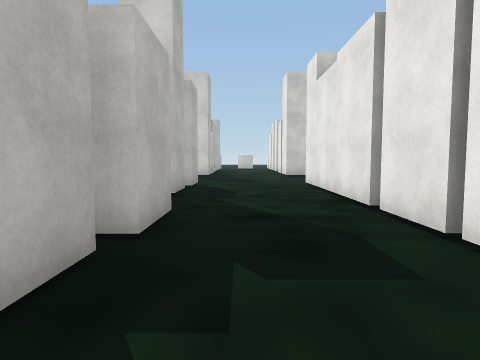
view 1 (above)

23 first-person views from a walk through a Unity game level. The camera is 1.5 m above the floor, tilts 4° down and sees 75° across. The floor is counted in squares, 2 m on a side. Each view is taken from the middle of a square. On the plan, view 1 faces up. The plan holds only what a view shows up to about 10 squares ahead; the rest is blank. The place goes on beyond the plan. Some surface patterns are stand-ins.

view 2
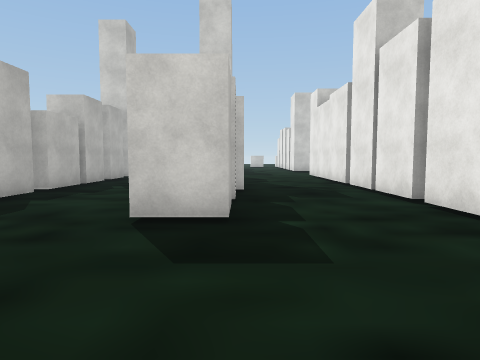

view 3
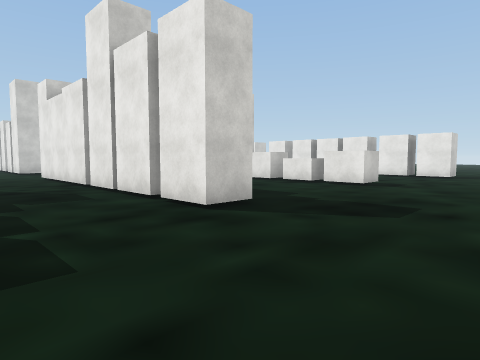

view 4
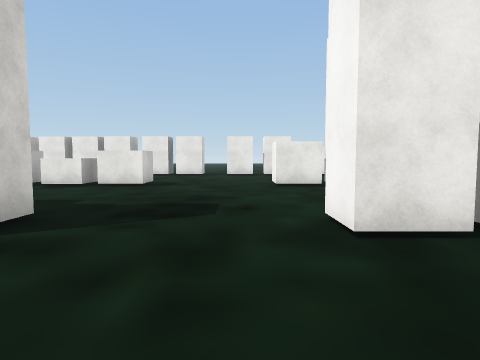

view 5
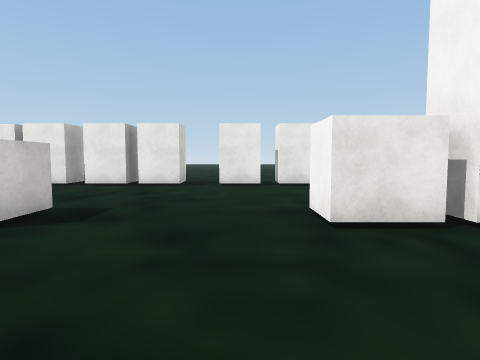

view 6
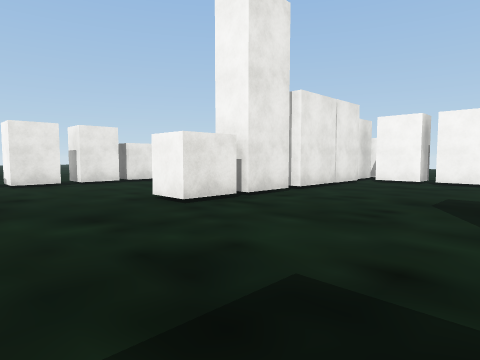

view 7
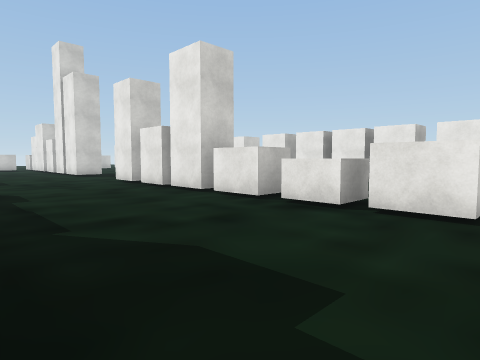

view 8
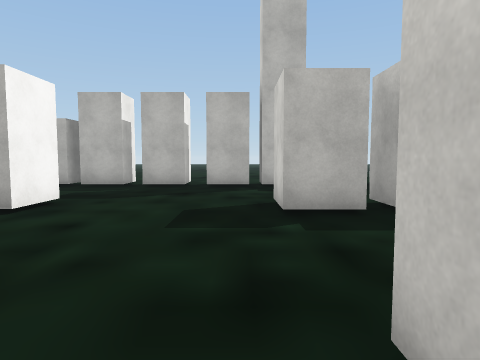

view 9
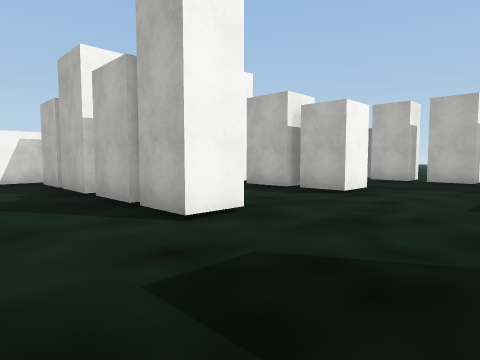

view 10
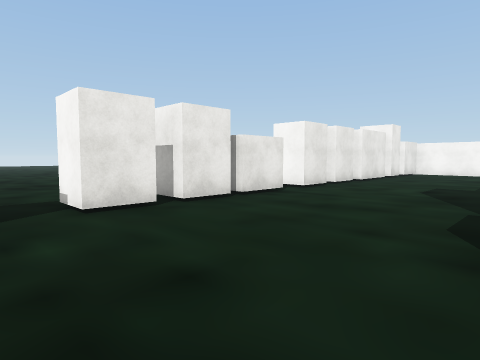

view 11
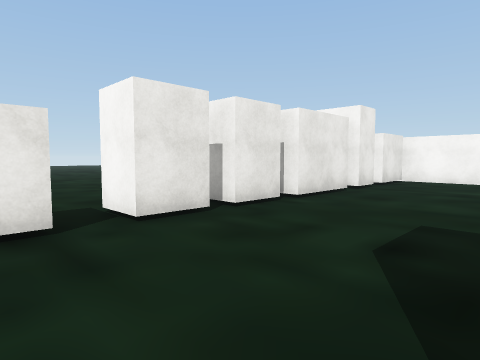

view 12
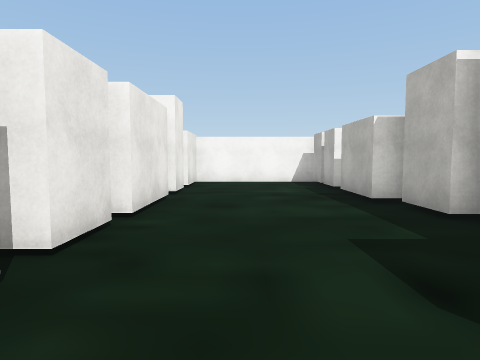

view 13
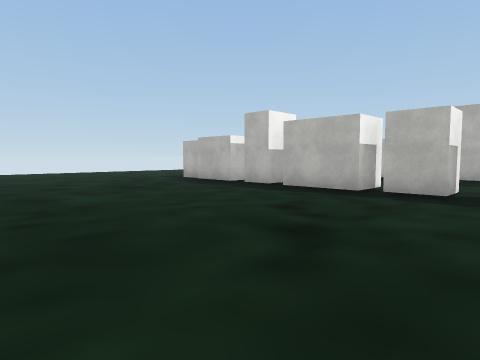

view 14
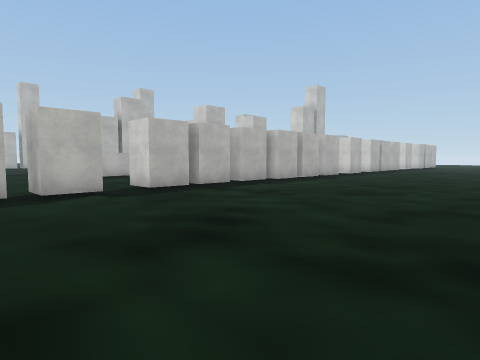

view 15
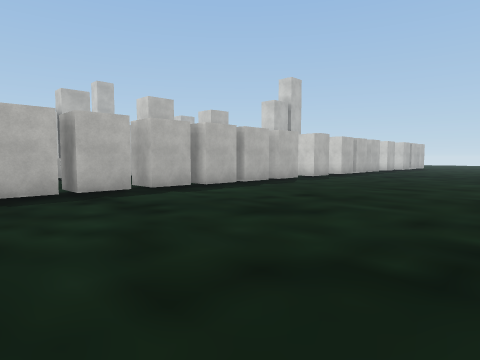

view 16
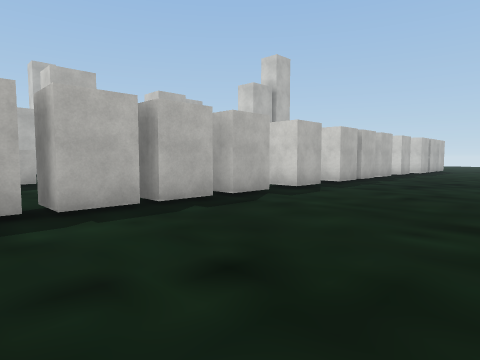

view 17
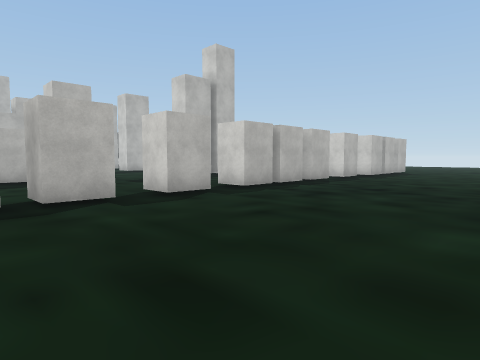

view 18
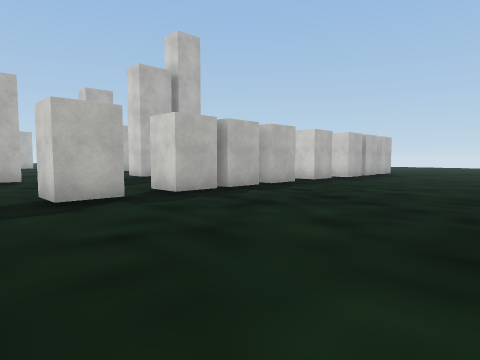

view 19
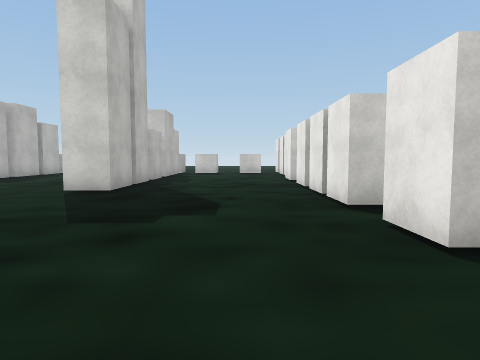

view 20
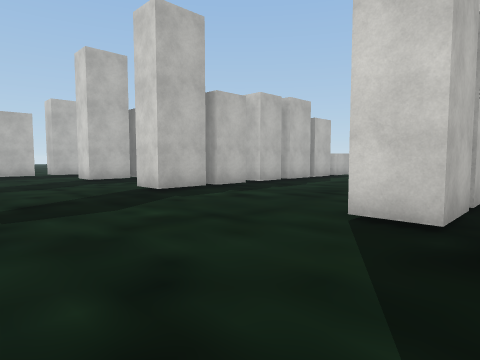

view 21
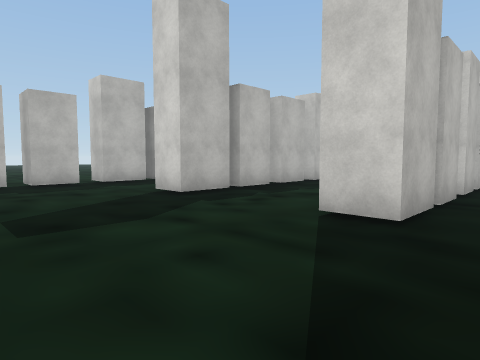

view 22
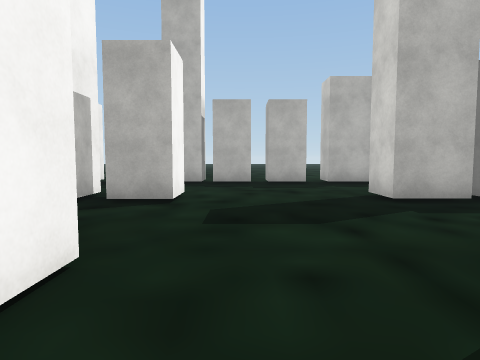

view 23
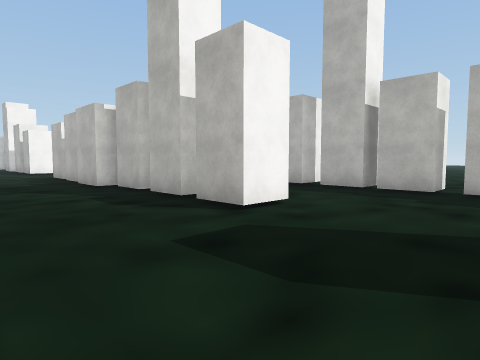

### Floor plan
Points are (right, up) in squares from view 1. A wall is a line through its corners. A room is listed if a view was taken in it or the views show most of it. See-through windows are left out.
Room 1 (views 1, 2, 3, 4, 5, 6, 7, 8, 9, 10, 11, 12, 13, 14, 15, 16, 17, 18, 19, 20, 21, 22, 23)
walls: (7.3, 4.4) (7.3, 5.5); (2.9, -0.4) (1.9, -0.4) (1.9, 0.9); (7.3, 7.8) (7.3, 8.9); (1.9, 1.1) (1.9, 4.2); (1.9, 4.4) (1.9, 8.9) (2.6, 8.9); (8.3, 9) (8.3, 8.4); (7.3, -6.9) (7.3, -5.5) (8.2, -5.5); (12.4, -6.9) (12.4, -5.5) (12.9, -5.5); (1.9, -5.2) (1.9, -4.1) (2.9, -4.1) (2.9, -5.2); (2.1, -5.5) (2.9, -5.5) (2.9, -6.9); (2.9, -7.4) (2.9, -8.9); (8.3, -9.5) (8.3, -10.1); (7.3, -9.6) (7.3, -7.2); (-1.3, 5.6) (-1.3, 4.1) (-0.9, 4.1) (-0.9, 2.8) (-1.4, 2.8); (2.9, -9.1) (2.9, -10.5); (-1.8, -5.5) (-1.1, -5.5) (-1.1, -6.9); (-2.4, 7.2) (-1.3, 7.2) (-1.3, 6); (8.3, 14) (8.3, 12.6) (7.2, 12.6); (8.8, -12.3) (8.8, -14); (2.6, -11.1) (3.8, -11.1); (-2.4, 8.9) (-1.3, 8.9) (-1.3, 7.8); (-5.2, 0) (-5.2, -0.4); (-5.2, 2.4) (-5.2, 1.4); (12.4, -12.9) (12.4, -10.9) (13.6, -10.9) (13.6, -12.9); (-5.2, -0.8) (-5.2, -1.9); (2.9, 14) (2.9, 12.6) (1.8, 12.6); (8.3, 15.4) (8.3, 14.2); (-5.2, 4.2) (-5.2, 2.8); (-5.2, -2.4) (-5.2, -3.6); (-5.2, 5.6) (-5.2, 4.4); (8.8, -14.5) (8.8, -15.4); (2.9, 15.4) (2.9, 14.3) (2.4, 14.3); (-6.2, -4.1) (-5.2, -4.1) (-5.2, -5.2); (-5.9, -5.5) (-5.1, -5.5); (-6.2, 7.2) (-5.2, 7.2) (-5.2, 6.8); (-1.3, 14) (-1.3, 12.6) (-2.4, 12.6); (8.8, -15.6) (8.8, -16.5); (2.9, 16.5) (2.9, 16) (2.2, 16); (-6.1, 8.9) (-5.2, 8.9) (-5.2, 7.8); (-1.3, 15.4) (-1.3, 14.3) (-1.8, 14.3); (-6.2, 10.3) (-5.2, 10.3) (-5.2, 9.1); (12.4, -16.5) (12.4, -14.9) (13.6, -14.9) (13.6, -15.8); (8.6, -16.9) (12.4, -16.9); (-5.2, 12) (-5.2, 10.8) (-6.2, 10.8); (-1.3, 16.5) (-1.3, 16) (-1.8, 16); (-5.2, 14) (-5.2, 12.6) (-6.1, 12.6)
ways out: opening at (-6, -2); opening at (6, -10.3); opening at (8, -11.5); gap at (-6, -4.5); gap at (-6, 3.5); gap at (-6, 9); gap at (-6, 14); gap at (-2, 6); gap at (2, -5); gap at (2, 3.5); gap at (2, 14); gap at (2, 16); gap at (4, -11); gap at (8, -14)
objects: other object (-2, -5) to (-2, -4); other object (-2, 0); other object (-2, 2) to (-1, 2); other object (8, -5) to (8, -4); other object (8, 0); other object (8, 2); other object (8, 3) to (8, 4); other object (8, 6) to (8, 7); other object (8, 16); other object (13, -14); other object (13, -10); other object (13, -8); other object (13, -5); other object (13, -4) to (13, -3); other object (13, -1); other object (13, 0) to (13, 1); other object (13, 2); other object (13, 4); other object (13, 5); other object (13, 7); other object (13, 9); other object (13, 11); other object (13, 12) to (13, 13); other object (13, 14); other object (13, 16)

Where each view was taken, in squares from view 1:
view 1: 0 up, 0 right, facing up
view 2: 4 down, 1 left, facing up
view 3: 4 down, 1 left, facing up-right
view 4: 3 down, 1 left, facing right
view 5: 3 down, 4 right, facing right
view 6: 1 down, 3 right, facing down-right
view 7: 1 down, 3 right, facing up-right
view 8: 1 down, 3 right, facing left
view 9: 1 down, 5 right, facing down-left
view 10: 1 down, 8 right, facing down-right
view 11: 6 down, 9 right, facing down-right
view 12: 7 down, 11 right, facing down
view 13: 8 down, 20 right, facing down-left
view 14: 5 down, 20 right, facing up-left
view 15: 2 down, 20 right, facing up-left
view 16: 2 up, 18 right, facing up-left
view 17: 5 up, 19 right, facing up-left
view 18: 7 up, 19 right, facing up-left
view 19: 6 up, 11 right, facing up
view 20: 9 up, 9 right, facing up-left
view 21: 9 up, 4 right, facing up-left
view 22: 10 up, 4 right, facing left
view 23: 12 up, 2 right, facing down-left
